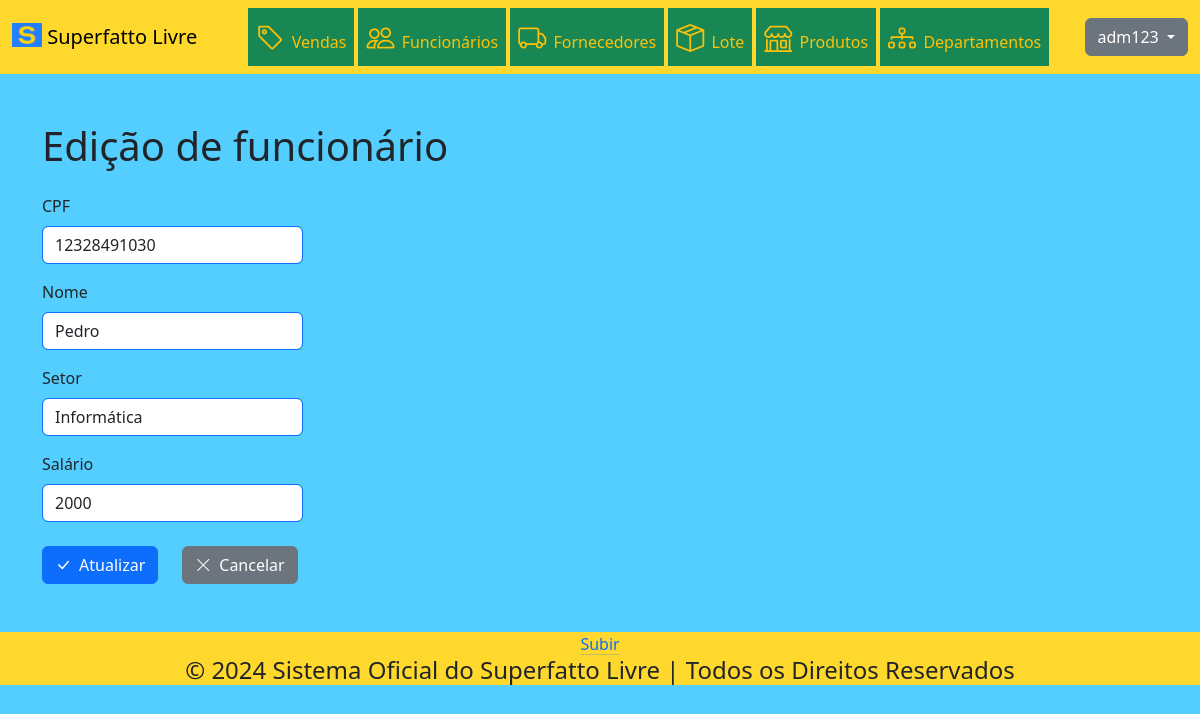
Screenshot of /funcionario/encaminharEdicao/1 (signed in) with the database file from the repository.
### tables this page shows
CREATE TABLE IF NOT EXISTS `funcionario` (
  `codigo` INT NOT NULL AUTO_INCREMENT,
  `cpf` VARCHAR(45) NULL,
  `nome` VARCHAR(45) NULL,
  `setor` VARCHAR(45) NULL,
  `salario` FLOAT NULL,
  PRIMARY KEY (`codigo`));

### App/Controller/BaseController.php (called while the page is built, shortened)
<?php
abstract class BaseController
{
    protected array $dados;
    public function __construct()
    {
        $this->dados = [];
    }
    public function renderizar(string $view)
    {
        $dados = $this->getDados();
        require_once PATH . '/App/View/layout/header.php';
        require_once PATH . '/App/View/layout/menu.php';
        require_once PATH . '/App/View/' . $view . '.php';
        require_once PATH . '/App/View/layout/footer.php';
    }
    public function getDados()
    {
        return $this->dados;
    }
    public function setDados($nomeChave, $valorDado)
    {
        if ($nomeChave != "" && $valorDado != "") {
            $this->dados[$nomeChave] = $valorDado;
        }
    }
}

### index.php (called while the page is built, shortened)
<?php
try
{
    $app = new App();
    $app->identificarController();
    $app->executarController();
} catch (Exception $excecao) {
    throw new Exception("Erro na execução do sistema", $excecao->getCode());
}

### App/Model/DAO/BaseDAO.php (called while the page is built, shortened)
<?php
abstract class BaseDAO
{
    private $conexao;
    public function __construct()
    {
        $this->conexao = Conexao::getConexao();
    }
    public function select($sql)
    {
        return $this->conexao->query($sql);
    }
}

### App/Lib/Conexao.php (called while the page is built, shortened)
<?php
class Conexao
{
    public static function getConexao()
    {
        $dsn = DB_DRIVER . ':host=' . DB_HOST . ';dbname=' . DB_NAME . ";";
        $conexao = new PDO($dsn , DB_USER, DB_PASSWORD);
        $conexao->setAttribute(PDO::ATTR_ERRMODE, PDO::ERRMODE_EXCEPTION);
        return $conexao;
    }
}

### App/Model/DAO/FuncionarioDAO.php (called while the page is built, shortened)
<?php
class FuncionarioDAO extends BaseDAO
{
    public function localizar($codigo)
    {
        try {
            $pdoStatement = $this->select("SELECT * FROM funcionario WHERE codigo = $codigo");
            $pdoStatement->setFetchMode(PDO::FETCH_CLASS | PDO::FETCH_PROPS_LATE, "App\\Model\\Entidades\\Funcionario");
            $funcionario = $pdoStatement->fetch();
            return $funcionario;
        }
        catch (Exception $excecao) {
            $erro = new Exception("Erro " . $excecao->getCode() . ". Erro no acesso aos dados");
            return $erro;
        }
    }
}

### App/Model/Entidades/Funcionario.php (called while the page is built, shortened)
<?php
class Funcionario
{
    private int $codigo;
    private string $cpf;
    private string $nome;
    private string $setor;
    private float $salario;
    public function __construct(int $codigo = 0, string $cpf = "", string $nome = "", string $setor = "", float $salario = 0.0)
    {
        $this->codigo = $codigo;
        $this->cpf = $cpf;
        $this->nome = $nome;
        $this->setor = $setor;
        $this->salario = $salario;
    }
    public function localizar()
    {
        $funcionarioDAO = new FuncionarioDAO();
        $resultado = $funcionarioDAO->localizar($this->getCodigo());
        return $resultado;
    }
    public function getCodigo() : int
    {
        return $this->codigo;
    }
    public function getCpf() : string
    {
        return $this->cpf;
    }
    public function getNome() : string
    {
        return $this->nome;
    }
    public function getSetor() : string
    {
        return $this->setor;
    }
    public function getSalario() : float
    {
        return $this->salario;
    }
}

### App/View/funcionario/edicao.php (the view, shortened to what this page needs)
<div class="container-sm my-5">
  <?php if (isset($dados['funcionario']) && !empty($dados['funcionario'])) { ?>
    <div class="row">
      <div class="col">
        <form method="POST" action="http://<?=APP_HOST?>/funcionario/atualizar">
          <div class="row mb-3">
            <div class="col-auto">
              <h1>Edição de funcionário</h1>
            </div>
          </div>
          <div class="row mb-3">
            <div class="col-10 col-md-6 col-lg-3">
              <label for="cpf" class="form-label">CPF</label>
              <input type="text" class="form-control border border-primary
              <?= (isset($dados['validacao']) && !$dados['validacao']['cpf_validado'] ? 'is-invalid' : '') ?>"
              id="cpf" name="cpf"
              value="<?= (isset($dados['formulario'])) ? $dados['formulario']['cpf'] : $dados['funcionario']->getCpf() ?>" required>
            </div>
          </div>
          <div class="row mb-3">
            <div class="col-10 col-md-6 col-lg-3">
              <label for="nome" class="form-label">Nome</label>
              <input type="text" class="form-control border border-primary
              <?= (isset($dados['validacao']) && !$dados['validacao']['nome_validado'] ? 'is-invalid' : '') ?>"
              id="nome" name="nome"
              value="<?= (isset($dados['formulario'])) ? $dados['formulario']['nome'] : $dados['funcionario']->getNome() ?>" required>
            </div>
          </div>
          <div class="row mb-3">
            <div class="col-10 col-md-6 col-lg-3">
              <label for="setor" class="form-label">Setor</label>
              <input type="text" class="form-control border border-primary" id="setor" name="setor"
              value="<?= (isset($dados['formulario'])) ? $dados['formulario']['setor'] : $dados['funcionario']->getSetor() ?>" required>
            </div>
          </div>
          <div class="row mb-4">
            <div class="col-10 col-md-6 col-lg-3">
              <label for="salario" class="form-label">Salário</label>
              <input type="text" class="form-control border border-primary
              <?= (isset($dados['validacao']) && !$dados['validacao']['salario_validado'] ? 'is-invalid' : '') ?>"
              id="salario" name="salario"
              value="<?= (isset($dados['formulario'])) ? $dados['formulario']['salario'] : $dados['funcionario']->getSalario() ?>" required>
            </div>
          </div>
          <div class="row">
            <div class="col-auto">
              <button type="submit" class="btn btn-primary">
                <i class="bi bi-check-lg">&ensp;</i>Atualizar
              </button>
            </div>
            <div class="col-auto">
              <a href="http://<?=APP_HOST?>/funcionario" class="btn btn-secondary">
                <i class="bi bi-x-lg">&ensp;</i>Cancelar
              </a>
            </div>
          </div>
        </form>
      </div>
    </div>
  <?php } ?>
</div>

### public/css/estilo.css (style rules this page uses)
body { background-color: #53ceff; }

### rows the page displays
funcionario: cpf "12328491030", nome "Pedro", setor "Informática", salario "2000"

### other values shown
$sessao::getNomeUsuario() "adm123"
